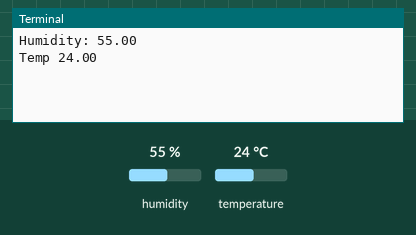
A program run on a simulated Raspberry Pi (BCM pin numbers). Shown: the last lines printed to the terminal. Inputs (shaded band) come from the test bench; at power-on: humidity 55 %, temperature 24 °C.

Above: at 1.7 s.
1.8 s: humidity set to 22 %
At 3.6 s:
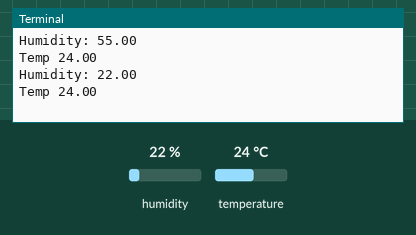
4.3 s: temperature set to 12 °C
At 5.8 s:
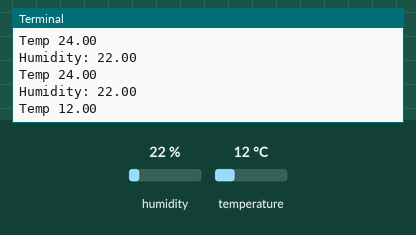
6.8 s: humidity set to 40 %
At 9.0 s:
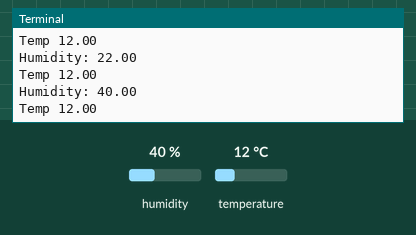
Timing chart, 0 to 10.5 s (numbered marks = the images above; inputs shaded):
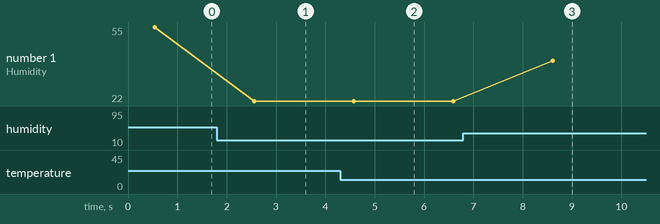

The program:

pi_remote_2.py
```python
from gpiozero.pins.pigpio import PiGPIOFactory
from time import sleep
import pigpio
import DHT22

factory = PiGPIOFactory(host='192.168.86.71')

pi = pigpio.pi(pin_factory=factory)
s = DHT22.sensor(pi, 4, 17)
s.trigger()
sleep(.5)

try:
    while True:
        s.trigger()
        print('Humidity: {:3.2f}'.format(s.humidity() / 1.))
        print('Temp {:3.2f}'.format(s.temperature() / 1.))
        sleep(2)
except:
    print('closing...')
finally:
    s.cancel()
    pi.stop()
```

Measured:
- after the input at 1.8 s, the terminal: prints a new line after 0.76 s (image 1)
- after the input at 4.3 s, the terminal: prints a new line after 0.28 s (image 2)
- after the input at 6.8 s, the terminal: prints a new line after 1.8 s (image 3)
- plotted number 1: 55 → 22 after the input at 1.8 s, 22 → 40 after the input at 6.8 s
